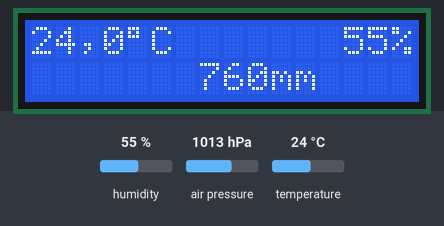
A sketch run on a simulated Arduino Uno, built with avr-gcc and run on an emulated ATmega328P. On the bench: 16×2 character LCD. The test bench sets the inputs (shaded band); at power-on: humidity 55 %, air pressure 1013 hPa, temperature 24 °C.

Above: at 1.6 s.
1.7 s: humidity set to 22 %
At 2.5 s:
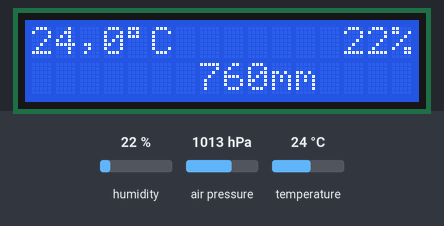
3.5 s: air pressure set to 952 hPa
At 4.6 s:
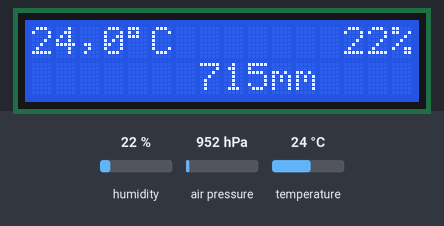
5.1 s: temperature set to 12 °C
At 5.5 s:
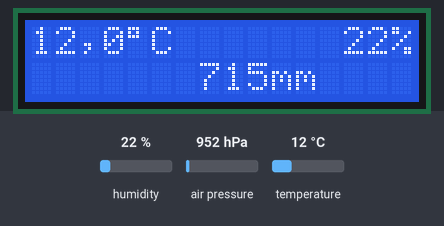
6.6 s: humidity set to 40 %
At 7.6 s:
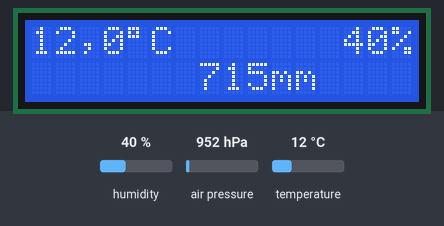
Timing chart, 0 to 9.2 s (numbered marks = the images above; inputs shaded):
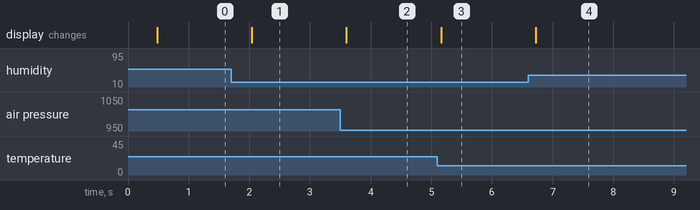

The sketch:

meteostation.ino
```cpp
#include <Wire.h>
#include <Adafruit_BME280.h>
#include <LiquidCrystal_I2C.h>

LiquidCrystal_I2C lcd(0x3F, 16, 2); // or lcd(0x27, 16, 2);

Adafruit_BME280 bme;

void setup() {
  delay(300);
  bme.begin(0x76);

  delay(100);
  lcd.begin(16, 2);
  lcd.backlight();
}

void loop() {
  float temperature = bme.readTemperature();
  float humidity = bme.readHumidity();
  float pressure = bme.readPressure() / 133.3;

  double c;

  String temperatureString = String(uint8_t(temperature)) + "," + String(uint8_t(modf(temperature, &c) * 10)) + "" + String((char)223) + "C";
  String humidityString = String(uint8_t(ceil(humidity))) + "%";
  String pressureString = String(int(ceil(pressure))) + "mm";

  lcd.setCursor(0, 0);
  lcd.print(temperatureString);

  lcd.setCursor(13, 0);
  lcd.print(humidityString);

  lcd.setCursor(7, 1);
  lcd.print(pressureString);

  delay(500);
}
```

Measured:
- after the input at 1.7 s, the display: changes after 0.34 s (image 1)
- after the input at 3.5 s, the display: changes after 0.10 s (image 2)
- after the input at 5.1 s, the display: changes after 0.06 s (image 3)
- after the input at 6.6 s, the display: changes after 0.12 s (image 4)
